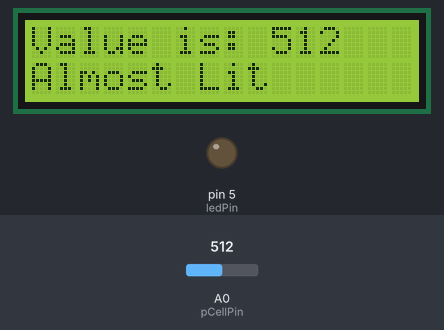
This sketch was run on a simulated Arduino Uno, built with avr-gcc and run on an emulated ATmega328P. On the bench: 16×2 character LCD, output pins drawn as LEDs (lit = HIGH). The inputs (shaded band) are chosen by the test bench; at power-on: A0 (pCellPin) = 512. What the sketch prints to the serial monitor is not drawn.

Above: at 1.28 s.
1.3 s: A0 (pCellPin) set to 490
At 1.54 s:
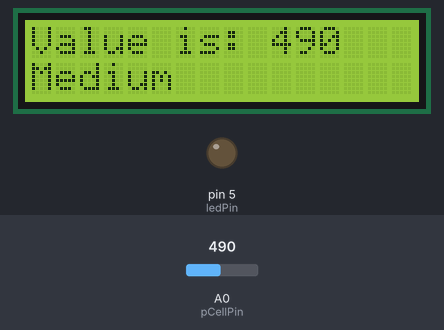
3.6 s: A0 (pCellPin) set to 190
At 4.18 s:
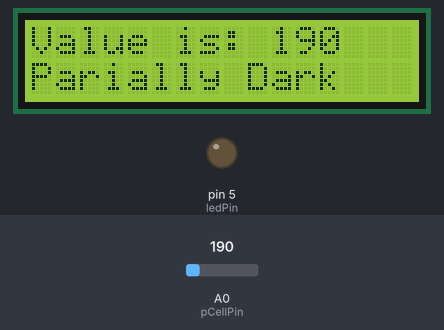
6.3 s: A0 (pCellPin) set to 1023
At 6.84 s:
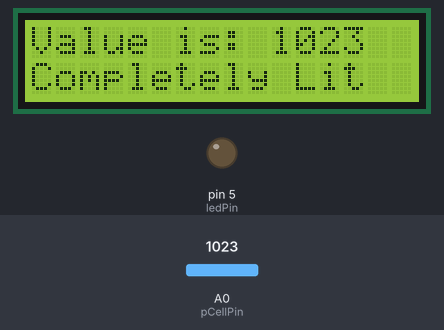
8.9 s: A0 (pCellPin) set to 0
At 9.5 s:
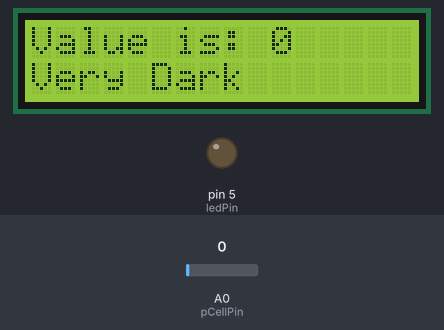
11.6 s: A0 (pCellPin) set to 1023
At 12.14 s:
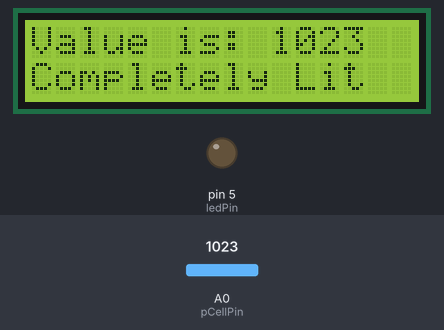

Measured:
- after the input at 1.3 s, the display: changes at once (image 1)
- after the input at 3.6 s, the display: changes after 0.06 s (image 2)
- after the input at 6.3 s, the display: changes at once (image 3)
- after the input at 8.9 s, the display: changes after 0.08 s (image 4)
- after the input at 11.6 s, the display: changes at once (image 5)
- what the display in image 1 shows lasts 0.5 s, from 1.3 s to 1.8 s

The sketch:

zpatel20_lab4.ino
```cpp
//zalak Patel
//zpatel20
//lab 4

#include <LiquidCrystal.h>

LiquidCrystal lcd (12,11,7,6,4,3);

int scrollCursor = 16;
int pCellReading;
int pCellPin = 0;

//debuggin LED placement
int ledPin = 5;

//control the photo resistor brightness
String brightness;

void setup() {
  Serial.begin(9600);
  lcd.begin(16,2);
  pinMode(ledPin, OUTPUT);
}

void loop() {


  pCellReading = analogRead (pCellPin);
  Serial.println(pCellReading);

  // find the range and brigthness according to code
  if (pCellReading < 10) {
    brightness = "Very Dark";
  }
  else if (pCellReading < 200) {
    brightness = "Parially Dark";
  }
  else if (pCellReading < 500) {
    brightness = "Medium";
  }
  else if (pCellReading < 800) {
    brightness = "Almost Lit";
  }
  else if (pCellReading > 800) {
    brightness = "Completely Lit";
  }
  else {
    brightness = "The Value cannot be determined";
  }

  // display the first row of LCD display
  lcd.setCursor(0,0);
  lcd.print("Value is: ");
  lcd.print(pCellReading);

  // display the second row of LCD display
  lcd.setCursor(0, 1);
  lcd.print(brightness);
  delay(100);

  //clear screen
  lcd.clear();

}
```
